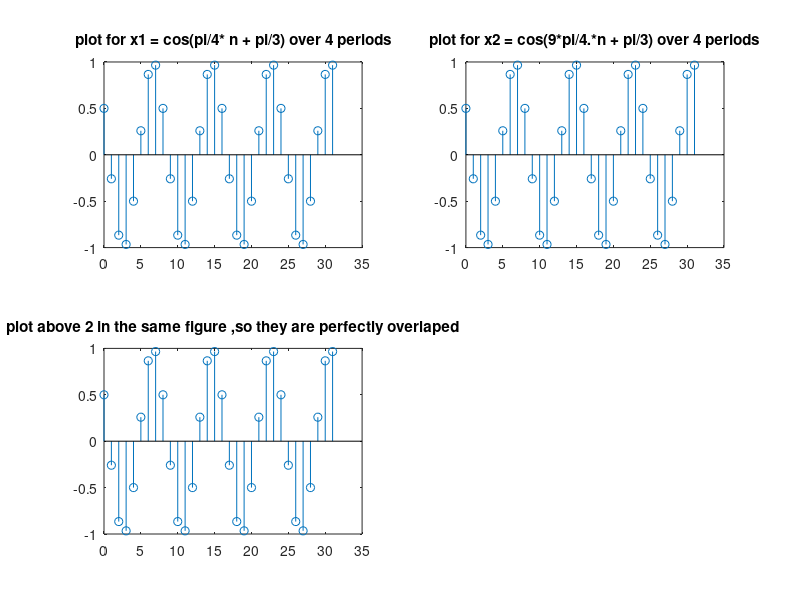

Write the MATLAB code that produced this figure.
% name:junpeng gai
% sid :40009896
% section:ELEC342-XL
% date:2023/01/30
format long %long format
N = 1024;   %given in question
n = (0 : 4095 ) ;%required 4 periods so it's 4*1024
x = cos( (2*pi)/N * n );%Build the expression
stem(n,x);%plot the graph
s1=x(1)-x(1+1024);%calculate the difference between x[1] - x[1+1024] 
x = cos( (2*3.14)/N * n );%rewrite the function and change the pi to 3.14
s2=x(1)-x(1+1024);%calculate the difference between x[1] - x[1+1024] 

%Following part is for the question(iii)
n = ( 0 : 31) ;
x1 = cos(pi/4* n + pi/3);
hold on 
subplot(2,2,1)
stem(n,x1)%plot the x1 = cos(pi/4* n + pi/3) over 4 periods
title('plot for x1 = cos(pi/4* n + pi/3) over 4 periods')
x2 = cos(9*pi/4.*n + pi/3);
subplot(2,2,2)
stem(n,x2)%plot for x2 = cos(9*pi/4.*n + pi/3) over 4 periods
title('plot for x2 = cos(9*pi/4.*n + pi/3) over 4 periods')
subplot(2,2,3)%plot above 2 in the same figure
stem(n,x1)
stem(n,x2)
title('plot above 2 in the same figure ,so they are perfectly overlaped')
hold off


disp('The result when pi is constant, pi  is:')
disp(s1)%display the result for (1) x[1] - x[1+1024] 
disp('The result when pi is 3.14 is:')
disp(s2)%display the result for (2) x[1] - x[1+1024] when pi=3.14

